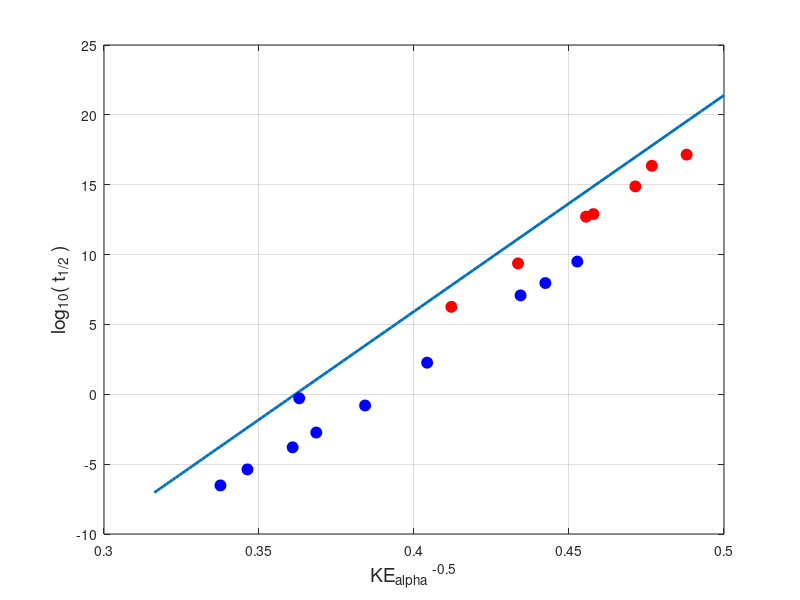

MATLAB code for this plot:
% qp_alpha_theory.m

% Ian Cooper
% School of Physics, University of Sydney
% http://www.physics.usyd.edu.au/teach_res/mp/mphome.htm

% Calculation of the theorical value of the half-life of an alpha emitter
% All units are S.I. unless stated otherwise

close all
clear 
clc

% INPUT PARAMETERS =======================================================
A = 212;                % mass number of parent nucleus
Z = 92;                 % atomic number of parent nucleus
EA_MeV = 8.95;           % kinetic energy of alpha particle in MeV

% Constants ==============================================================
e = 1.602176565e-19;    % elementary charge
hbar = 1.054571726e-34; % hbar Planck's constant
mA = 6.64465675e-27;    % alpha particle mass 
eps0 = 8.854187e-12;    % permittivity of free space

% Calculations ===========================================================
EA = EA_MeV *1e6*e;     % kinetic energy ofalpha particle in joules

R0 = 1.07e-15*(4^(1/3) + (A-4)^(1/3));    % Radius of nucleus R0
%R0 = 1.07e-15*((A)^(1/3));    % Radius of nucleus R0

vA = sqrt(2*EA/mA);     % escape velocity of alpha particle

f = vA / (2*R0);        % frequency of collisions between alpha / barrier

K11 = (4*e/hbar)*(mA/(pi*eps0))^0.5;
K1 = K11 * R0^0.5 * (Z-2)^0.5; 

K22 = -(e^2/(hbar * eps0)) * (mA/2)^0.5;
K2 = K22 * (Z-2) * EA^(-0.5);

P = exp(K1 +K2);        % probability

gamma = f * P;          % decay constant

t_half = log(2) / gamma;  % half-life


t_half
f
P
R0

% Test data for Po Z = 84 ================================================
   % Measured values
      hLPo = [183 0.158 1.83e-3 1.6e-4 4.2e-6 3e-7 0.52 1.2e7 3.16e9 9.15e7];
      EPo = [6.12 6.774 7.365 7.68 8.34 8.776 7.59 5.30 4.88 5.11];
   % Computed half-lifes by running the program for each isoptope of Po
      hLPo_c = [2.7e6  5.4574e-08  9.6196e-05 0.0012 0.158 364.7975];
   % Computed data by solving the Schrodinger Equation by FDM   
      hLPo_f = [2.9e6 3.7e-8 4.6e-4 2.4e-5 0.45 602 ];
   % Computed data by solving the Schrodinger Equation by FDM   
      hLPo_f1 = [1.1e7 7.7e-8 8.7e-4 5.3e-5 1.7 2.4e3 ];   
      
% Test data for U Z = 92 ================================================
   % Measured values
      hLU = [1.42e17 7.57e14 2.25e16 7.95e12 5.11e12 2.34e9 1.81e6];
      EU = [4.2 4.5 4.4 4.77 4.82 5.32 5.89];      
   
% Variation of half-life with E(alpha) ===================================
num = 100;
Emin = 4;               % MeV
Emax = 10;              % MeV
E = linspace(Emin,Emax,num);
Ecc = (1e6*e) .* E;     % E in joules
Kcc = -(e^2/(hbar * eps0)) .* (mA/2)^0.5 .* (Z-2) .* Ecc.^(-0.5);

Pcc = exp(K1 +Kcc);        % probability

gammacc = f .* Pcc;          % decay constant

t_halfcc = log(2) ./ gammacc;  % half-life

xp = E.^(-0.5); yp = log10(t_halfcc);

figure(1)
set(gca,'fontsize',12);
plot(xp,yp,'linewidth',2)

hold on
xp = (EPo).^(-0.5); yp = log10(hLPo);
plot(xp,yp,'o','MarkerFaceColor',[0 0 1],'MarkerSize',8,'MarkerEdgeColor',[0 0 1])
% yp = log10(hLPo_c);
% h_plot = plot(xp,yp,'o','MarkerFaceColor',[0 0 1],'MarkerSize',6);
% yp = log10(hLPo_f);
% h_plot = plot(xp,yp,'+','MarkerEdge',[1 0 1],'MarkerSize',9);
% yp = log10(hLPo_f1);
% h_plot = plot(xp,yp,'d','MarkerFaceColor',[0 0 0],'MarkerEdge',[0 0 0],'MarkerSize',8);

xp = (EU).^(-0.5); yp = log10(hLU);
plot(xp,yp,'o','MarkerFaceColor',[1 0 0],'MarkerSize',8,'MarkerEdgeColor',[1 0 0])


xlabel('KE_{alpha} ^{-0.5}','fontsize',14);
ylabel('log_{10}( t_{1/2} )','fontsize',14);
grid on
